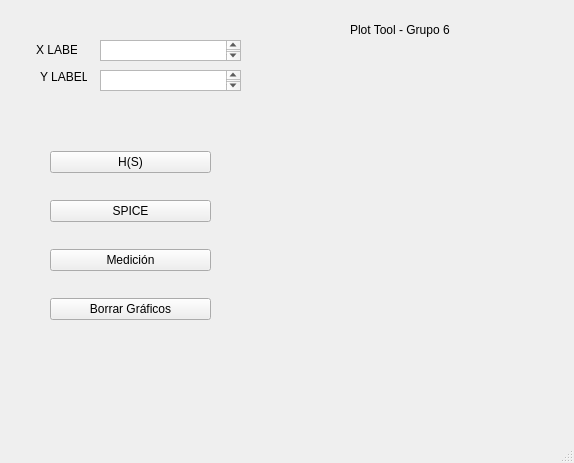
<?xml version="1.0" encoding="UTF-8"?>
<ui version="4.0">
 <class>bodePlotterWindow</class>
 <widget class="QMainWindow" name="bodePlotterWindow">
  <property name="geometry">
   <rect>
    <x>0</x>
    <y>0</y>
    <width>574</width>
    <height>463</height>
   </rect>
  </property>
  <property name="windowTitle">
   <string>MainWindow</string>
  </property>
  <widget class="QWidget" name="centralwidget">
   <widget class="QWidget" name="verticalLayoutWidget">
    <property name="geometry">
     <rect>
      <x>50</x>
      <y>130</y>
      <width>161</width>
      <height>211</height>
     </rect>
    </property>
    <layout class="QVBoxLayout" name="verticalLayout">
     <item>
      <widget class="QPushButton" name="transferFunctionAction">
       <property name="text">
        <string>H(S)</string>
       </property>
      </widget>
     </item>
     <item>
      <widget class="QPushButton" name="spiceAction">
       <property name="text">
        <string>SPICE</string>
       </property>
      </widget>
     </item>
     <item>
      <widget class="QPushButton" name="csvAction">
       <property name="text">
        <string>Medición</string>
       </property>
      </widget>
     </item>
     <item>
      <widget class="QPushButton" name="removePlotsAction">
       <property name="text">
        <string>Borrar Gráficos</string>
       </property>
      </widget>
     </item>
    </layout>
   </widget>
   <widget class="QLabel" name="xLabelText">
    <property name="geometry">
     <rect>
      <x>36</x>
      <y>40</y>
      <width>41</width>
      <height>20</height>
     </rect>
    </property>
    <property name="text">
     <string>X LABEL</string>
    </property>
   </widget>
   <widget class="QLabel" name="yLabelText">
    <property name="geometry">
     <rect>
      <x>40</x>
      <y>70</y>
      <width>47</width>
      <height>14</height>
     </rect>
    </property>
    <property name="text">
     <string>Y LABEL</string>
    </property>
   </widget>
   <widget class="QTextEdit" name="xLabetTextInput">
    <property name="geometry">
     <rect>
      <x>100</x>
      <y>40</y>
      <width>141</width>
      <height>21</height>
     </rect>
    </property>
   </widget>
   <widget class="QTextEdit" name="yLabelTextInput">
    <property name="geometry">
     <rect>
      <x>100</x>
      <y>70</y>
      <width>141</width>
      <height>21</height>
     </rect>
    </property>
   </widget>
   <widget class="QLabel" name="groupTextLabel">
    <property name="geometry">
     <rect>
      <x>350</x>
      <y>20</y>
      <width>151</width>
      <height>20</height>
     </rect>
    </property>
    <property name="text">
     <string>Plot Tool - Grupo 6</string>
    </property>
   </widget>
   <widget class="QStackedWidget" name="plotTableGain">
    <property name="geometry">
     <rect>
      <x>270</x>
      <y>50</y>
      <width>271</width>
      <height>191</height>
     </rect>
    </property>
    <widget class="QWidget" name="page"/>
    <widget class="QWidget" name="page_2"/>
   </widget>
   <widget class="QStackedWidget" name="plotTablePhase">
    <property name="geometry">
     <rect>
      <x>260</x>
      <y>240</y>
      <width>271</width>
      <height>191</height>
     </rect>
    </property>
    <widget class="QWidget" name="page_3"/>
    <widget class="QWidget" name="page_4"/>
   </widget>
  </widget>
  <widget class="QStatusBar" name="statusbar"/>
 </widget>
 <resources/>
 <connections/>
</ui>
